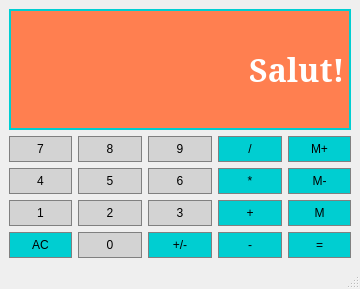
<?xml version="1.0" encoding="UTF-8"?>
<ui version="4.0">
 <class>Calculator</class>
 <widget class="QMainWindow" name="Calculator">
  <property name="geometry">
   <rect>
    <x>0</x>
    <y>0</y>
    <width>360</width>
    <height>289</height>
   </rect>
  </property>
  <property name="windowTitle">
   <string>Calculator</string>
  </property>
  <widget class="QWidget" name="centralwidget">
   <layout class="QGridLayout" name="gridLayout">
    <item row="4" column="2">
     <widget class="QPushButton" name="ChangeSign">
      <property name="sizePolicy">
       <sizepolicy hsizetype="Preferred" vsizetype="Preferred">
        <horstretch>0</horstretch>
        <verstretch>0</verstretch>
       </sizepolicy>
      </property>
      <property name="styleSheet">
       <string notr="true">QPushButton{
	background-color:#00CED1;
	border: 1px solid gray;
	padding: 5px;
}

QPushButton:pressed{
	background-color:008080;
	border: 1px solid gray;
	padding: 5px;
}</string>
      </property>
      <property name="text">
       <string>+/-</string>
      </property>
     </widget>
    </item>
    <item row="3" column="0">
     <widget class="QPushButton" name="Button1">
      <property name="sizePolicy">
       <sizepolicy hsizetype="Preferred" vsizetype="Preferred">
        <horstretch>0</horstretch>
        <verstretch>0</verstretch>
       </sizepolicy>
      </property>
      <property name="styleSheet">
       <string notr="true">QPushButton{
	background-color:#d3d3d3;
	border: 1px solid gray;
	padding: 5px;
}

QPushButton:pressed{
	background-color:#FF7F50;
	border: 1.4px solid #00CED1;
	padding: 5px;
}</string>
      </property>
      <property name="text">
       <string>1</string>
      </property>
     </widget>
    </item>
    <item row="0" column="0" colspan="5">
     <widget class="QLineEdit" name="Display">
      <property name="sizePolicy">
       <sizepolicy hsizetype="Preferred" vsizetype="Expanding">
        <horstretch>0</horstretch>
        <verstretch>0</verstretch>
       </sizepolicy>
      </property>
      <property name="font">
       <font>
        <family>Constantia</family>
        <pointsize>24</pointsize>
        <weight>75</weight>
        <bold>true</bold>
       </font>
      </property>
      <property name="styleSheet">
       <string notr="true">QLineEdit{
	background-color:#FF7F50;
	border: 2px solid #00CED1;
	color: white;
}</string>
      </property>
      <property name="text">
       <string>Salut!</string>
      </property>
      <property name="maxLength">
       <number>32773</number>
      </property>
      <property name="echoMode">
       <enum>QLineEdit::Normal</enum>
      </property>
      <property name="alignment">
       <set>Qt::AlignRight|Qt::AlignTrailing|Qt::AlignVCenter</set>
      </property>
     </widget>
    </item>
    <item row="4" column="3">
     <widget class="QPushButton" name="Subtract">
      <property name="sizePolicy">
       <sizepolicy hsizetype="Preferred" vsizetype="Preferred">
        <horstretch>0</horstretch>
        <verstretch>0</verstretch>
       </sizepolicy>
      </property>
      <property name="styleSheet">
       <string notr="true">QPushButton{
	background-color:#00CED1;
	border: 1px solid gray;
	padding: 5px;
}

QPushButton:pressed{
	background-color:008080;
	border: 1px solid gray;
	padding: 5px;
}</string>
      </property>
      <property name="text">
       <string>-</string>
      </property>
     </widget>
    </item>
    <item row="3" column="2">
     <widget class="QPushButton" name="Button3">
      <property name="sizePolicy">
       <sizepolicy hsizetype="Preferred" vsizetype="Preferred">
        <horstretch>0</horstretch>
        <verstretch>0</verstretch>
       </sizepolicy>
      </property>
      <property name="styleSheet">
       <string notr="true">QPushButton{
	background-color:#d3d3d3;
	border: 1px solid gray;
	padding: 5px;
}

QPushButton:pressed{
	background-color:#FF7F50;
	border: 1.4px solid #00CED1;
	padding: 5px;
}</string>
      </property>
      <property name="text">
       <string>3</string>
      </property>
     </widget>
    </item>
    <item row="4" column="1">
     <widget class="QPushButton" name="Button0">
      <property name="sizePolicy">
       <sizepolicy hsizetype="Preferred" vsizetype="Preferred">
        <horstretch>0</horstretch>
        <verstretch>0</verstretch>
       </sizepolicy>
      </property>
      <property name="styleSheet">
       <string notr="true">QPushButton{
	background-color:#d3d3d3;
	border: 1px solid gray;
	padding: 5px;
}

QPushButton:pressed{
	background-color:#FF7F50;
	border: 1.4px solid #00CED1;
	padding: 5px;
}</string>
      </property>
      <property name="text">
       <string>0</string>
      </property>
     </widget>
    </item>
    <item row="1" column="3">
     <widget class="QPushButton" name="Divide">
      <property name="sizePolicy">
       <sizepolicy hsizetype="Preferred" vsizetype="Preferred">
        <horstretch>0</horstretch>
        <verstretch>0</verstretch>
       </sizepolicy>
      </property>
      <property name="styleSheet">
       <string notr="true">QPushButton{
	background-color:#00CED1;
	border: 1px solid gray;
	padding: 5px;
}

QPushButton:pressed{
	background-color:008080;
	border: 1px solid gray;
	padding: 5px;
}</string>
      </property>
      <property name="text">
       <string>/</string>
      </property>
     </widget>
    </item>
    <item row="1" column="1">
     <widget class="QPushButton" name="Button8">
      <property name="sizePolicy">
       <sizepolicy hsizetype="Preferred" vsizetype="Preferred">
        <horstretch>0</horstretch>
        <verstretch>0</verstretch>
       </sizepolicy>
      </property>
      <property name="styleSheet">
       <string notr="true">QPushButton{
	background-color:#d3d3d3;
	border: 1px solid gray;
	padding: 5px;
}

QPushButton:pressed{
	background-color:#FF7F50;
	border: 1.4px solid #00CED1;
	padding: 5px;
}</string>
      </property>
      <property name="text">
       <string>8</string>
      </property>
     </widget>
    </item>
    <item row="1" column="4">
     <widget class="QPushButton" name="MemAdd">
      <property name="sizePolicy">
       <sizepolicy hsizetype="Preferred" vsizetype="Preferred">
        <horstretch>0</horstretch>
        <verstretch>0</verstretch>
       </sizepolicy>
      </property>
      <property name="styleSheet">
       <string notr="true">QPushButton{
	background-color:#00CED1;
	border: 1px solid gray;
	padding: 5px;
}

QPushButton:pressed{
	background-color:008080;
	border: 1px solid gray;
	padding: 5px;
}</string>
      </property>
      <property name="text">
       <string>M+</string>
      </property>
     </widget>
    </item>
    <item row="3" column="3">
     <widget class="QPushButton" name="Add">
      <property name="sizePolicy">
       <sizepolicy hsizetype="Preferred" vsizetype="Preferred">
        <horstretch>0</horstretch>
        <verstretch>0</verstretch>
       </sizepolicy>
      </property>
      <property name="styleSheet">
       <string notr="true">QPushButton{
	background-color:#00CED1;
	border: 1px solid gray;
	padding: 5px;
}

QPushButton:pressed{
	background-color:008080;
	border: 1px solid gray;
	padding: 5px;
}</string>
      </property>
      <property name="text">
       <string>+</string>
      </property>
     </widget>
    </item>
    <item row="2" column="2">
     <widget class="QPushButton" name="Button6">
      <property name="sizePolicy">
       <sizepolicy hsizetype="Preferred" vsizetype="Preferred">
        <horstretch>0</horstretch>
        <verstretch>0</verstretch>
       </sizepolicy>
      </property>
      <property name="styleSheet">
       <string notr="true">QPushButton{
	background-color:#d3d3d3;
	border: 1px solid gray;
	padding: 5px;
}

QPushButton:pressed{
	background-color:#FF7F50;
	border: 1.4px solid #00CED1;
	padding: 5px;
}</string>
      </property>
      <property name="text">
       <string>6</string>
      </property>
     </widget>
    </item>
    <item row="1" column="2">
     <widget class="QPushButton" name="Button9">
      <property name="sizePolicy">
       <sizepolicy hsizetype="Preferred" vsizetype="Preferred">
        <horstretch>0</horstretch>
        <verstretch>0</verstretch>
       </sizepolicy>
      </property>
      <property name="styleSheet">
       <string notr="true">QPushButton{
	background-color:#d3d3d3;
	border: 1px solid gray;
	padding: 5px;
}

QPushButton:pressed{
	background-color:#FF7F50;
	border: 1.4px solid #00CED1;
	padding: 5px;
}</string>
      </property>
      <property name="text">
       <string>9</string>
      </property>
     </widget>
    </item>
    <item row="2" column="3">
     <widget class="QPushButton" name="Multiply">
      <property name="sizePolicy">
       <sizepolicy hsizetype="Preferred" vsizetype="Preferred">
        <horstretch>0</horstretch>
        <verstretch>0</verstretch>
       </sizepolicy>
      </property>
      <property name="styleSheet">
       <string notr="true">QPushButton{
	background-color:#00CED1;
	border: 1px solid gray;
	padding: 5px;
}

QPushButton:pressed{
	background-color:008080;
	border: 1px solid gray;
	padding: 5px;
}</string>
      </property>
      <property name="text">
       <string>*</string>
      </property>
     </widget>
    </item>
    <item row="2" column="0">
     <widget class="QPushButton" name="Button4">
      <property name="sizePolicy">
       <sizepolicy hsizetype="Preferred" vsizetype="Preferred">
        <horstretch>0</horstretch>
        <verstretch>0</verstretch>
       </sizepolicy>
      </property>
      <property name="styleSheet">
       <string notr="true">QPushButton{
	background-color:#d3d3d3;
	border: 1px solid gray;
	padding: 5px;
}

QPushButton:pressed{
	background-color:#FF7F50;
	border: 1.4px solid #00CED1;
	padding: 5px;
}</string>
      </property>
      <property name="text">
       <string>4</string>
      </property>
     </widget>
    </item>
    <item row="4" column="0">
     <widget class="QPushButton" name="clear">
      <property name="sizePolicy">
       <sizepolicy hsizetype="Preferred" vsizetype="Preferred">
        <horstretch>0</horstretch>
        <verstretch>0</verstretch>
       </sizepolicy>
      </property>
      <property name="styleSheet">
       <string notr="true">QPushButton{
	background-color:#00CED1;
	border: 1px solid gray;
	padding: 5px;
}

QPushButton:pressed{
	background-color:008080;
	border: 1px solid gray;
	padding: 5px;
}</string>
      </property>
      <property name="text">
       <string>AC</string>
      </property>
     </widget>
    </item>
    <item row="1" column="0">
     <widget class="QPushButton" name="Button7">
      <property name="sizePolicy">
       <sizepolicy hsizetype="Preferred" vsizetype="Preferred">
        <horstretch>0</horstretch>
        <verstretch>0</verstretch>
       </sizepolicy>
      </property>
      <property name="styleSheet">
       <string notr="true">QPushButton{
	background-color:#d3d3d3;
	border: 1px solid gray;
	padding: 5px;
}

QPushButton:pressed{
	background-color:#FF7F50;
	border: 1.4px solid #00CED1;
	padding: 5px;
}</string>
      </property>
      <property name="text">
       <string>7</string>
      </property>
     </widget>
    </item>
    <item row="2" column="1">
     <widget class="QPushButton" name="Button5">
      <property name="sizePolicy">
       <sizepolicy hsizetype="Preferred" vsizetype="Preferred">
        <horstretch>0</horstretch>
        <verstretch>0</verstretch>
       </sizepolicy>
      </property>
      <property name="styleSheet">
       <string notr="true">QPushButton{
	background-color:#d3d3d3;
	border: 1px solid gray;
	padding: 5px;
}

QPushButton:pressed{
	background-color:#FF7F50;
	border: 1.4px solid #00CED1;
	padding: 5px;
}</string>
      </property>
      <property name="text">
       <string>5</string>
      </property>
     </widget>
    </item>
    <item row="2" column="4">
     <widget class="QPushButton" name="MemClear">
      <property name="sizePolicy">
       <sizepolicy hsizetype="Preferred" vsizetype="Preferred">
        <horstretch>0</horstretch>
        <verstretch>0</verstretch>
       </sizepolicy>
      </property>
      <property name="styleSheet">
       <string notr="true">QPushButton{
	background-color:#00CED1;
	border: 1px solid gray;
	padding: 5px;
}

QPushButton:pressed{
	background-color:008080;
	border: 1px solid gray;
	padding: 5px;
}</string>
      </property>
      <property name="text">
       <string>M-</string>
      </property>
     </widget>
    </item>
    <item row="3" column="4">
     <widget class="QPushButton" name="MemGet">
      <property name="sizePolicy">
       <sizepolicy hsizetype="Preferred" vsizetype="Preferred">
        <horstretch>0</horstretch>
        <verstretch>0</verstretch>
       </sizepolicy>
      </property>
      <property name="styleSheet">
       <string notr="true">QPushButton{
	background-color:#00CED1;
	border: 1px solid gray;
	padding: 5px;
}

QPushButton:pressed{
	background-color:008080;
	border: 1px solid gray;
	padding: 5px;
}</string>
      </property>
      <property name="text">
       <string>M</string>
      </property>
     </widget>
    </item>
    <item row="3" column="1">
     <widget class="QPushButton" name="Button2">
      <property name="sizePolicy">
       <sizepolicy hsizetype="Preferred" vsizetype="Preferred">
        <horstretch>0</horstretch>
        <verstretch>0</verstretch>
       </sizepolicy>
      </property>
      <property name="styleSheet">
       <string notr="true">QPushButton{
	background-color:#d3d3d3;
	border: 1px solid gray;
	padding: 5px;
}

QPushButton:pressed{
	background-color:#FF7F50;
	border: 1.4px solid #00CED1;
	padding: 5px;
}</string>
      </property>
      <property name="text">
       <string>2</string>
      </property>
     </widget>
    </item>
    <item row="4" column="4">
     <widget class="QPushButton" name="Equal">
      <property name="sizePolicy">
       <sizepolicy hsizetype="Preferred" vsizetype="Preferred">
        <horstretch>0</horstretch>
        <verstretch>0</verstretch>
       </sizepolicy>
      </property>
      <property name="styleSheet">
       <string notr="true">QPushButton{
	background-color:#00CED1;
	border: 1px solid gray;
	padding: 5px;
}

QPushButton:pressed{
	background-color:008080;
	border: 1px solid gray;
	padding: 5px;
}</string>
      </property>
      <property name="text">
       <string>=</string>
      </property>
     </widget>
    </item>
   </layout>
  </widget>
  <widget class="QMenuBar" name="menubar">
   <property name="geometry">
    <rect>
     <x>0</x>
     <y>0</y>
     <width>360</width>
     <height>21</height>
    </rect>
   </property>
  </widget>
  <widget class="QStatusBar" name="statusbar"/>
 </widget>
 <resources/>
 <connections/>
</ui>
